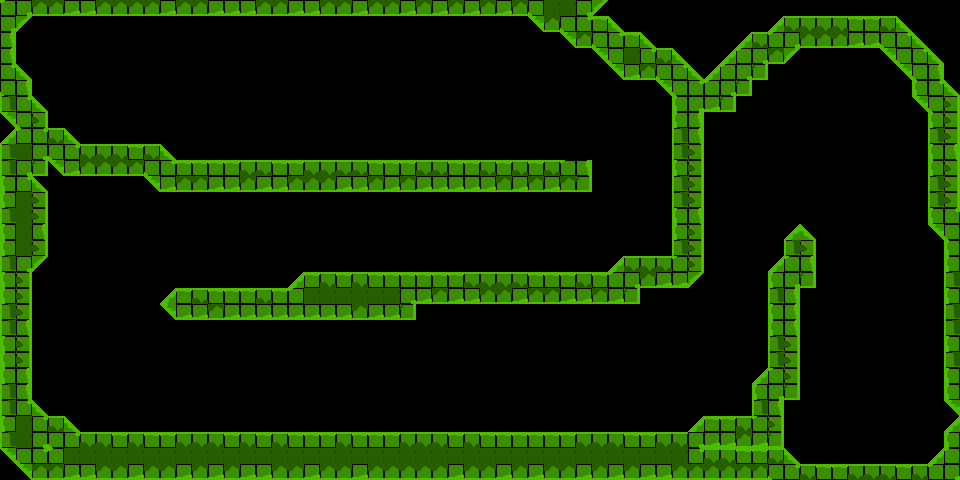

The image is a tile-based game level rendered from a .tmx file. Its description and complete source (layers, tilesets, objects, tile grids) follow:
An orthogonal 60x30 tile map with 16x16 px tiles, 1 tile layer (terrain) and 2 objects (finish-line, ball-spawn).

<map version="1.10" tiledversion="1.12.2" orientation="orthogonal" renderorder="right-down" width="60" height="30" tilewidth="16" tileheight="16" infinite="0" nextlayerid="3" nextobjectid="6">
 <properties>
  <property name="boost_line-capacity" type="float" value="20000" />
  <property name="cannon-count" type="int" value="3" />
  <property name="line-capacity" type="float" value="20000" />
 </properties>
 <tileset firstgid="1" source="tileset.tsx" />
 <layer id="1" name="terrain" width="60" height="30">
  <data encoding="csv">
31,7,26,26,8,8,26,26,26,26,8,26,26,8,8,8,26,26,8,8,26,26,8,26,26,8,26,8,26,8,26,8,26,9,15,15,7,91,0,0,0,0,0,0,0,0,0,0,0,0,0,0,0,0,0,0,0,0,0,0,
7,91,0,0,0,0,0,0,0,0,0,0,0,0,0,0,0,0,0,0,0,0,0,0,0,0,0,0,0,0,0,0,0,90,26,9,29,30,80,0,0,0,0,0,0,0,0,0,79,4,4,4,4,30,30,4,80,0,0,0,
18,0,0,0,0,0,0,0,0,0,0,0,0,0,0,0,0,0,0,0,0,0,0,0,0,0,0,0,0,0,0,0,0,0,0,90,26,9,29,30,80,0,0,0,0,0,79,4,31,7,26,26,26,8,8,9,29,80,0,0,
18,0,0,0,0,0,0,0,0,0,0,0,0,0,0,0,0,0,0,0,0,0,0,0,0,0,0,0,0,0,0,0,0,0,0,0,0,90,9,15,29,4,80,0,0,79,31,7,26,91,0,0,0,0,0,90,9,29,80,0,
29,80,0,0,0,0,0,0,0,0,0,0,0,0,0,0,0,0,0,0,0,0,0,0,0,0,0,0,0,0,0,0,0,0,0,0,0,0,90,8,26,9,29,80,79,31,7,27,0,0,0,0,0,0,0,0,90,9,18,0,
9,18,0,0,0,0,0,0,0,0,0,0,0,0,0,0,0,0,0,0,0,0,0,0,0,0,0,0,0,0,0,0,0,0,0,0,0,0,0,0,0,90,9,29,31,7,27,0,0,0,0,0,0,0,0,0,0,20,29,80,
14,29,80,0,0,0,0,0,0,0,0,0,0,0,0,0,0,0,0,0,0,0,0,0,0,0,0,0,0,0,0,0,0,0,0,0,0,0,0,0,0,0,20,7,8,27,0,0,0,0,0,0,0,0,0,0,0,90,9,16,
90,9,16,0,0,0,0,0,0,0,0,0,0,0,0,0,0,0,0,0,0,0,0,0,0,0,0,0,0,0,0,0,0,0,0,0,0,0,0,0,0,0,20,18,0,0,0,0,0,0,0,0,0,0,0,0,0,0,20,16,
79,31,29,4,80,0,0,0,0,0,0,0,0,0,0,0,0,0,0,0,0,0,0,0,0,0,0,0,0,0,0,0,0,0,0,0,0,0,0,0,0,0,14,18,0,0,0,0,0,0,0,0,0,0,0,0,0,0,14,16,
14,15,7,9,29,4,4,4,30,4,80,0,0,0,0,0,0,0,0,0,0,0,0,0,0,0,0,0,0,0,0,0,0,0,0,0,0,0,0,0,0,0,14,16,0,0,0,0,0,0,0,0,0,0,0,0,0,0,20,18,
14,7,27,90,8,26,26,26,26,9,29,30,30,30,30,4,4,30,30,4,4,4,4,30,30,30,4,4,30,30,4,30,4,30,4,31,18,0,0,0,0,0,20,16,0,0,0,0,0,0,0,0,0,0,0,0,0,0,20,16,
20,29,80,0,0,0,0,0,0,90,8,26,26,8,8,26,8,8,26,26,26,8,8,26,8,26,8,8,8,8,8,26,8,26,8,26,27,0,0,0,0,0,14,16,0,0,0,0,0,0,0,0,0,0,0,0,0,0,14,16,
20,15,16,0,0,0,0,0,0,0,0,0,0,0,0,0,0,0,0,0,0,0,0,0,0,0,0,0,0,0,0,0,0,0,0,0,0,0,0,0,0,0,14,16,0,0,0,0,0,0,0,0,0,0,0,0,0,0,14,16,
14,15,16,0,0,0,0,0,0,0,0,0,0,0,0,0,0,0,0,0,0,0,0,0,0,0,0,0,0,0,0,0,0,0,0,0,0,0,0,0,0,0,20,18,0,0,0,0,0,0,0,0,0,0,0,0,0,0,20,29,
20,15,18,0,0,0,0,0,0,0,0,0,0,0,0,0,0,0,0,0,0,0,0,0,0,0,0,0,0,0,0,0,0,0,0,0,0,0,0,0,0,0,20,16,0,0,0,0,0,79,80,0,0,0,0,0,0,0,90,9,
20,15,16,0,0,0,0,0,0,0,0,0,0,0,0,0,0,0,0,0,0,0,0,0,0,0,0,0,0,0,0,0,0,0,0,0,0,0,0,0,0,0,14,16,0,0,0,0,0,14,16,0,0,0,0,0,0,0,0,20,
14,7,91,0,0,0,0,0,0,0,0,0,0,0,0,0,0,0,0,0,0,0,0,0,0,0,0,0,0,0,0,0,0,0,0,0,0,0,79,4,4,4,31,16,0,0,0,0,79,31,18,0,0,0,0,0,0,0,0,20,
20,16,0,0,0,0,0,0,0,0,0,0,0,0,0,0,0,0,79,30,4,30,4,30,30,30,30,30,30,4,4,4,4,30,30,30,4,30,31,7,26,8,8,91,0,0,0,0,20,7,27,0,0,0,0,0,0,0,0,14,
20,16,0,0,0,0,0,0,0,0,79,30,4,30,30,30,4,30,31,15,15,15,15,15,15,7,8,26,8,8,26,26,8,26,26,8,8,26,8,27,0,0,0,0,0,0,0,0,14,18,0,0,0,0,0,0,0,0,0,20,
14,16,0,0,0,0,0,0,0,0,90,8,8,26,8,8,8,8,8,8,8,8,26,8,8,27,0,0,0,0,0,0,0,0,0,0,0,0,0,0,0,0,0,0,0,0,0,0,20,18,0,0,0,0,0,0,0,0,0,14,
14,18,0,0,0,0,0,0,0,0,0,0,0,0,0,0,0,0,0,0,0,0,0,0,0,0,0,0,0,0,0,0,0,0,0,0,0,0,0,0,0,0,0,0,0,0,0,0,20,18,0,0,0,0,0,0,0,0,0,14,
20,16,0,0,0,0,0,0,0,0,0,0,0,0,0,0,0,0,0,0,0,0,0,0,0,0,0,0,0,0,0,0,0,0,0,0,0,0,0,0,0,0,0,0,0,0,0,0,14,16,0,0,0,0,0,0,0,0,0,20,
20,16,0,0,0,0,0,0,0,0,0,0,0,0,0,0,0,0,0,0,0,0,0,0,0,0,0,0,0,0,0,0,0,0,0,0,0,0,0,0,0,0,0,0,0,0,0,0,14,16,0,0,0,0,0,0,0,0,0,14,
20,18,0,0,0,0,0,0,0,0,0,0,0,0,0,0,0,0,0,0,0,0,0,0,0,0,0,0,0,0,0,0,0,0,0,0,0,0,0,0,0,0,0,0,0,0,0,79,31,16,0,0,0,0,0,0,0,0,0,20,
14,18,0,0,0,0,0,0,0,0,0,0,0,0,0,0,0,0,0,0,0,0,0,0,0,0,0,0,0,0,0,0,0,0,0,0,0,0,0,0,0,0,0,0,0,0,0,20,7,27,0,0,0,0,0,0,0,0,0,20,
14,29,80,0,0,0,0,0,0,0,0,0,0,0,0,0,0,0,0,0,0,0,0,0,0,0,0,0,0,0,0,0,0,0,0,0,0,0,0,0,0,0,0,0,0,0,0,14,18,0,0,0,0,0,0,0,0,0,0,90,
20,15,29,4,80,0,0,0,0,0,0,0,0,0,0,0,0,0,0,0,0,0,0,0,0,0,0,0,0,0,0,0,0,0,0,0,0,0,0,0,0,0,0,79,30,30,4,31,16,0,0,0,0,0,0,0,0,0,0,79,
14,15,7,9,29,4,4,30,4,30,30,4,4,4,30,4,30,4,30,30,30,4,30,30,30,4,4,4,30,4,30,30,30,30,30,30,4,4,4,30,30,4,4,7,8,8,26,8,27,0,0,0,0,0,0,0,0,0,0,20,
90,9,29,31,15,15,15,15,15,15,15,15,15,15,15,15,15,15,15,15,15,15,15,15,15,15,15,15,15,15,15,15,15,15,15,15,15,15,15,15,15,15,15,29,4,4,30,30,4,80,0,0,0,0,0,0,0,0,79,31,
0,90,26,26,8,8,26,26,8,26,26,8,26,8,26,8,8,26,26,8,26,26,8,26,26,26,26,26,8,26,26,8,26,8,26,26,8,26,8,26,8,8,26,26,26,26,26,26,9,29,4,30,30,4,4,4,30,4,31,7
</data>
 </layer>
 <objectgroup id="2" name="game">
  <object id="2" name="finish-line" x="913.333" y="338.667">
   <polygon points="0,0 -1.33333,122.667 28,122.667 28,-2.66667" />
  </object>
  <object id="3" name="ball-spawn" x="37.3333" y="58.6667">
   <point />
  </object>
 </objectgroup>
</map>
